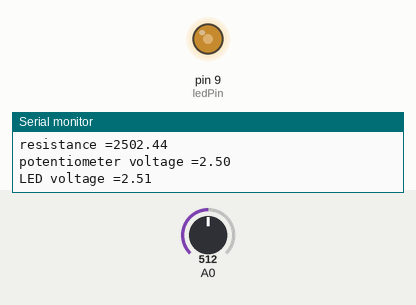
Bench run of a sketch on a simulated Arduino Uno, built with avr-gcc and run on an emulated ATmega328P. Shown: output pins drawn as LEDs (lit = HIGH), the last lines printed to the serial monitor. The inputs (shaded band) are chosen by the test bench; at power-on: A0 = 512.

Above: at 1.2 s.
1.3 s: A0 set to 4
At 1.8 s:
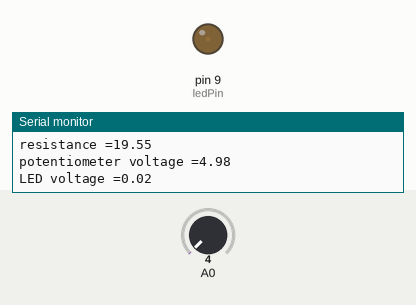
2.9 s: A0 set to 1
At 4.2 s:
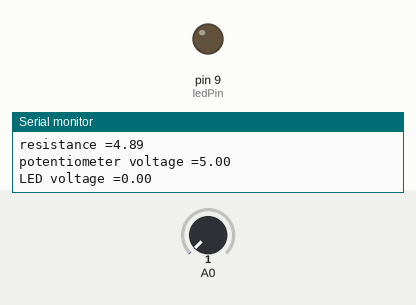
4.5 s: A0 set to 716
At 5.1 s:
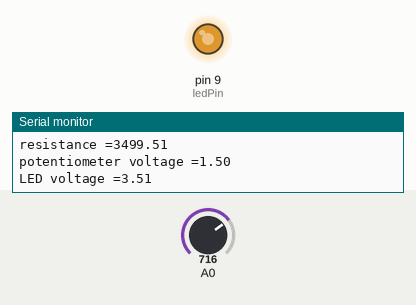
6.0 s: A0 set to 900
At 7.0 s:
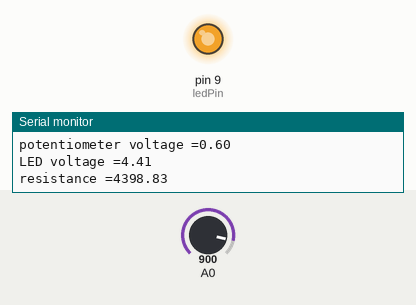
7.6 s: A0 set to 0
At 8.4 s:
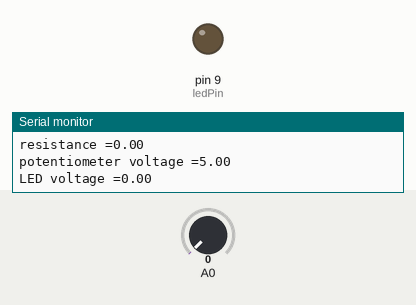
Timing chart, 0 to 10.1 s (numbered marks = the images above; inputs shaded):
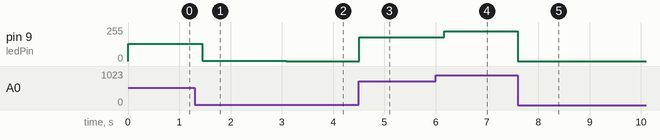

The sketch:

exercise1.ino
```cpp
#include <Arduino.h>

int ledPin = 9;
float potentiometermaxvalue = 5000;
float resistance;
float voltage;
float brightness;
void setup()
{
    pinMode(ledPin, OUTPUT);
    Serial.begin(9600);
}

void loop()
{
    int potentiometer = analogRead(0);
    float potentiometervoltage = potentiometer * (5.0 / 1023.0);
    resistance = ((potentiometermaxvalue / 1023) * potentiometer);
    brightness = potentiometer / 4;
    float LEDvoltage = (5 * brightness) / 255;

    Serial.print("resistance =");
    Serial.println(resistance);

    Serial.print("potentiometer voltage =");
    Serial.println(5 - potentiometervoltage);

    Serial.print("LED voltage =");
    Serial.println(LEDvoltage);

    Serial.println();

    analogWrite(ledPin, brightness);

    delay(200);
}
```

Measured:
- after the input at 1.3 s, pin 9 (ledPin): 128/255 → 1/255 after 0.15 s
- after the input at 2.9 s, pin 9 (ledPin): 1/255 → 0/255 after 0.18 s
- after the input at 4.5 s, pin 9 (ledPin): 0/255 → 179/255 at once
- after the input at 6.0 s, pin 9 (ledPin): 179/255 → 225/255 after 0.16 s
- after the input at 7.6 s, pin 9 (ledPin): 225/255 → 0/255 at once
